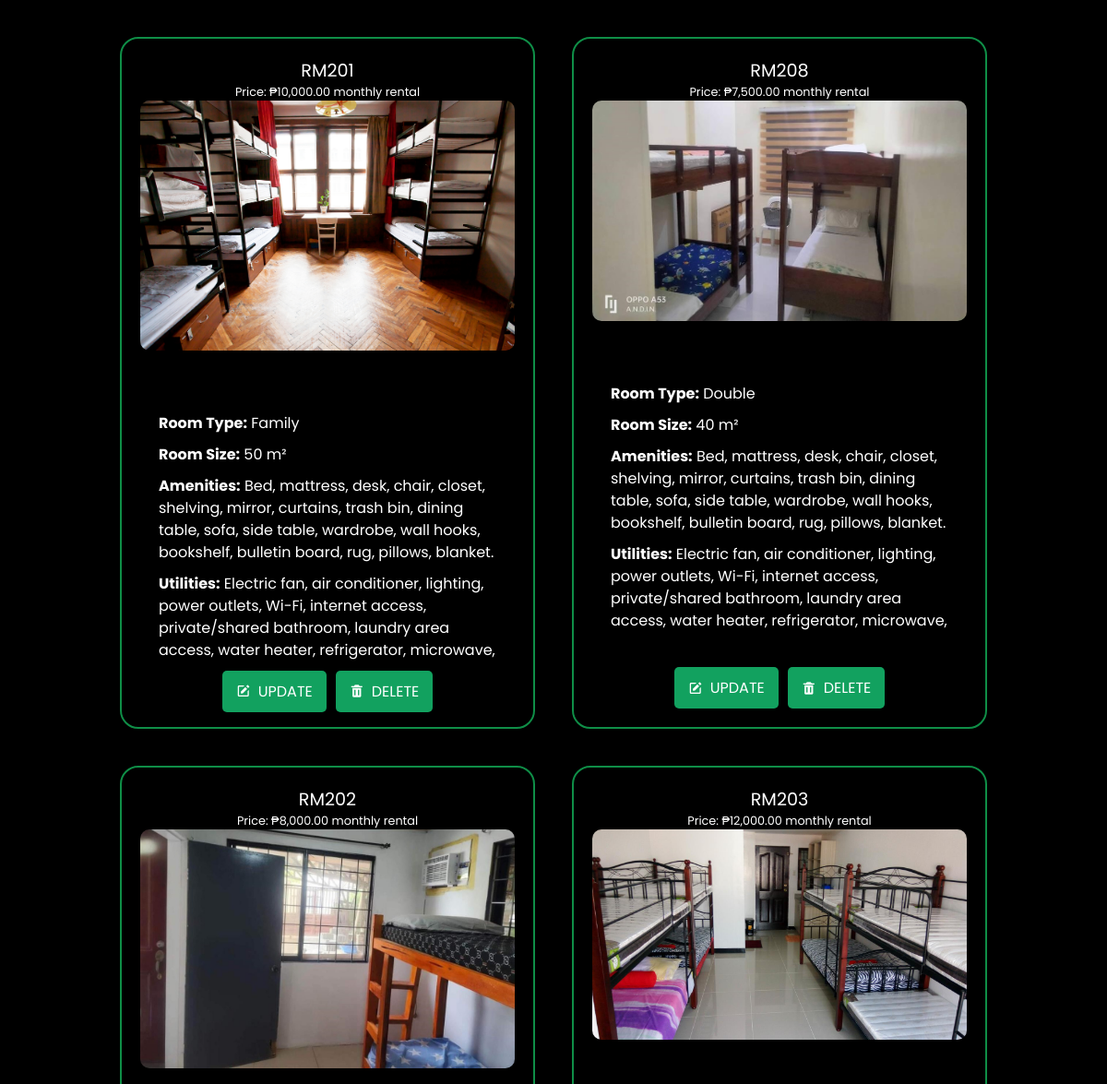
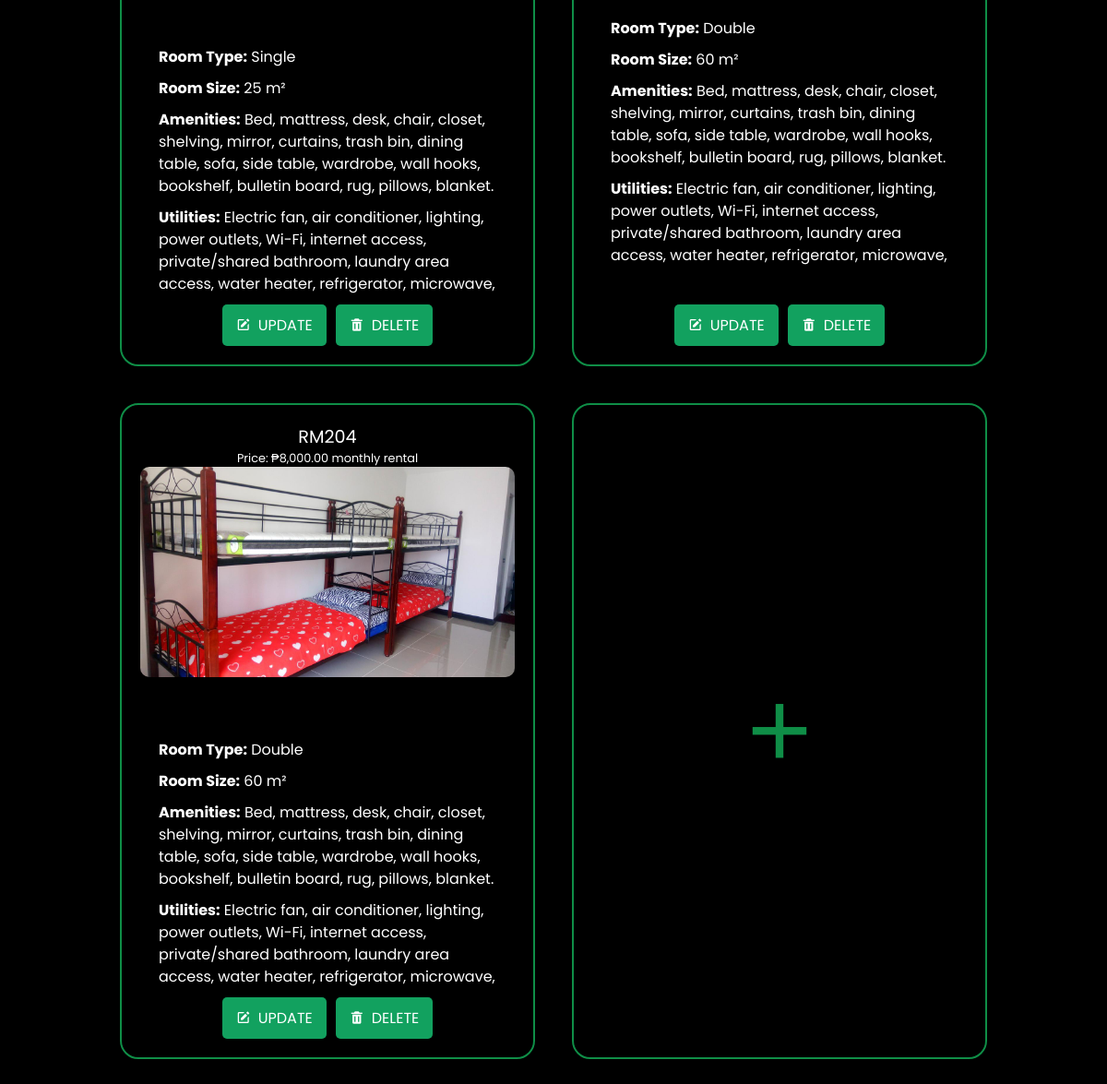
Page /ADVERTISEMENT/rooms.php (signed in) on the committed database (2 pictures, top to bottom).
### tables this page shows
CREATE TABLE `room` (
  `room_id` int(20) NOT NULL,
  `room_image` varchar(200) NOT NULL,
  `room_number` varchar(20) NOT NULL,
  `room_type` varchar(20) NOT NULL,
  `room_size` int(100) NOT NULL,
  `room_aminities` text NOT NULL,
  `room_utilities` text NOT NULL,
  `rental_rates` decimal(50,2) NOT NULL,
  `room_payfre` varchar(50) NOT NULL DEFAULT 'Monthly',
  `room_deporate` decimal(50,2) NOT NULL,
  `room_status` varchar(50) NOT NULL
);

### ADVERTISEMENT/CLASESS/RoomFetcher.php (called while the page is built)
<?php
include_once '../DATABASE/dbConnector.php';
class RoomFetcher {
    public static function fetchRooms() {
        global $conn;
        $sql = "SELECT room_number, room_image, rental_rates FROM room WHERE room_status = 'available'";
        $result = $conn->query($sql);
        $rooms = [];
        if ($result->num_rows > 0) {
            while ($row = $result->fetch_assoc()) {
                $rooms[] = $row;
            }
        }
        return $rooms;
    }
    public static function fetchRoomDetails($roomNumber) {
        global $conn;
        $sql = "SELECT room_type, room_size, room_aminities, room_utilities, room_payfre, room_deporate FROM room WHERE room_number = ?";
        $stmt = $conn->prepare($sql);
        $stmt->bind_param("s", $roomNumber);
        $stmt->execute();
        $result = $stmt->get_result();
        if ($result->num_rows > 0) {
            return $result->fetch_assoc();
        }
        return [];
    }
}
?>

### ADVERTISEMENT/rooms.php (the view, shortened to what this page needs)
<?php
include_once '../DATABASE/dbConnector.php';
$isLoggedIn = isset($_SESSION['username']);
$isAdmin = false;
if ($isLoggedIn) {
    $username = $_SESSION['username'];
    $query = "SELECT type FROM user_accounts WHERE username = ?";
    $stmt = $conn->prepare($query);
    $stmt->bind_param("s", $username);
    $stmt->execute();
    $stmt->bind_result($userType);
    if ($userType === 'admin') {
        $isAdmin = true;
    }
}
?>
<!DOCTYPE html>
<html lang="en">
<head>
    <link rel="stylesheet" href="style.css?v=1.0">
    <link href='https://unpkg.com/boxicons@2.1.4/css/boxicons.min.css' rel='stylesheet'>
</head>
<body>
    <section id="wrapper">
        <div id="room">
        <?php
        include_once 'CLASESS/RoomFetcher.php';
        $rooms = RoomFetcher::fetchRooms();
        foreach ($rooms as $room) {
            $roomDetails = RoomFetcher::fetchRoomDetails($room['room_number']);
            echo '<div class="each-room">';
            echo '<span class="room-number">' . htmlspecialchars($room['room_number']) . '</span>';
            echo '<span class="price">Price: ₱' . number_format($room['rental_rates'], 2) . ' monthly rental</span>';
            echo '<div class="room-image-wrapper">';
            echo '<img src="ADD/uploads/' . htmlspecialchars($room['room_image']) . '" alt="' . htmlspecialchars($room['room_number']) . '" class="room-image" loading="lazy">';
            echo '<div class="room-details">';
            echo '<p><strong>Room Type:</strong> ' . htmlspecialchars($roomDetails['room_type']) . '</p>';
            echo '<p><strong>Room Size:</strong> ' . htmlspecialchars($roomDetails['room_size']) . ' m²</p>';
            echo '<p><strong>Amenities:</strong> ' . htmlspecialchars($roomDetails['room_aminities']) . '</p>';
            echo '<p><strong>Utilities:</strong> ' . htmlspecialchars($roomDetails['room_utilities']) . '</p>';
            echo '</div>';
            echo '</div>';
            echo '<div class="btn">';
            if ($isAdmin) {
                echo '<a href="ADD/editRoom.php?room_number=' . urlencode($room['room_number']) . '"> <i class="bx bxs-edit"></i>UPDATE</a>';
                echo '<a href="ADD/delete-room.php?room_number=' . urlencode($room['room_number']) . '"> <i class="bx bxs-trash"></i>DELETE</a>';
            }
            echo '</div>';
            echo '</div>';
        }
        ?>
            <?php if ($isAdmin): ?>
                <div class="add">
                    <a href="ADD/addRoom.php"><i class='bx bx-plus icon-add'></i></a>
                </div>
            <?php endif; ?>
        </div>
    </section>
</body>
</html>

### ADVERTISEMENT/style.css (style rules this page uses)
html { scroll-behavior: smooth; height: 100%; margin: 0; background-color: black; }
body { height: 100%; margin: 0; font-family: "Poppins", sans-serif; font-optical-sizing: auto; overflow: hidden; color: white; }
* { margin: 0; padding: 0; box-sizing: border-box; }
#wrapper { width: 100vw; max-width: 1920px; min-width: 370px; margin: auto; height: 100vh; background-color: black; overflow: auto; }
#room { display: flex; flex-wrap: wrap; justify-content: center; padding: 20px; max-height: calc(100vh - 100px); overflow-y: auto; }
.each-room { position: relative; display: flex; flex-direction: column; align-items: center; margin: 20px; border: solid 2px #0f8e47; width: 450px; padding: 20px; border-radius: 20px; max-height: 750px; justify-content: space-between; box-sizing: border-box; overflow: hidden; }
.each-room img { width: 100%; height: auto; border-radius: 10px; margin-bottom: 20px; transition: transform 0.3s ease; }
.room-image-wrapper { width: 100%; height: 100%; }
.room-details { padding: 20px; color: white; text-align: left; box-sizing: border-box; margin-top: 10px; max-height: 300px; overflow-y: auto; word-wrap: break-word; overflow-wrap: break-word; white-space: normal; }
.room-details p { margin: 10px 0; color: white; font-size: 1rem; line-height: 1.5; }
.price { color: rgb(204, 51, 51); margin: 0; color: white; font-size: 0.8rem; }
.room-number { font-size: 1.2rem; color: white; }
.each-room span { display: block; }
.btn { padding-top: 10px; display: flex; gap: 10px; }
.btn a { padding: 10px 15px; border-radius: 5px; background-color: #12a15f; color: white; text-decoration: none; transition: background-color 0.3s; display: flex; align-items: center; justify-content: center; }
.btn i { margin-right: 8px; }
.add, .add-services, .add-aminities { display: flex; align-items: center; justify-content: center; border: solid 2px #0f8e47; padding: 20px; border-radius: 20px; box-sizing: border-box; align-self: stretch; transition: all 0.3s ease; }
.add { width: 450px; min-height: 500px; margin: 20px; }
.add i, .add-services i, .add-aminities i { font-size: 100px; color: #0f8e47; text-align: center; transition: color 0.3s ease; }
.icon-add { display: flex; align-items: center; justify-content: center; }

### rows in the picture
room: room_number "RM201", rental_rates "10,000.00", room_image (picture), room_type "Family", room_size "50", room_aminities "Bed, mattress, desk, chair, closet, shelving, mirror, curtains, trash bin, dining table, sofa, side table, wardrobe, wall hooks, bookshelf, bulletin board, rug, pillows, blanket.", room_utilities "Electric fan, air conditioner, lighting, power outlets, Wi-Fi, internet access, private/shared bathroom, laundry area access, water heater, refrigerator, microwave,…"
room: room_number "RM208", rental_rates "7,500.00", room_image (picture), room_type "Double", room_size "40", room_aminities "Bed, mattress, desk, chair, closet, shelving, mirror, curtains, trash bin, dining table, sofa, side table, wardrobe, wall hooks, bookshelf, bulletin board, rug, pillows, blanket.", room_utilities "Electric fan, air conditioner, lighting, power outlets, Wi-Fi, internet access, private/shared bathroom, laundry area access, water heater, refrigerator, microwave,…"
room: room_number "RM202", rental_rates "8,000.00", room_image (picture), room_type "Single", room_size "25", room_aminities "Bed, mattress, desk, chair, closet, shelving, mirror, curtains, trash bin, dining table, sofa, side table, wardrobe, wall hooks, bookshelf, bulletin board, rug, pillows, blanket.", room_utilities "Electric fan, air conditioner, lighting, power outlets, Wi-Fi, internet access, private/shared bathroom, laundry area access, water heater, refrigerator, microwave,…"
room: room_number "RM203", rental_rates "12,000.00", room_image (picture), room_type "Double", room_size "60", room_aminities "Bed, mattress, desk, chair, closet, shelving, mirror, curtains, trash bin, dining table, sofa, side table, wardrobe, wall hooks, bookshelf, bulletin board, rug, pillows, blanket.", room_utilities "Electric fan, air conditioner, lighting, power outlets, Wi-Fi, internet access, private/shared bathroom, laundry area access, water heater, refrigerator, microwave,…"
room: room_number "RM204", rental_rates "8,000.00", room_image (picture), room_type "Double", room_size "60", room_aminities "Bed, mattress, desk, chair, closet, shelving, mirror, curtains, trash bin, dining table, sofa, side table, wardrobe, wall hooks, bookshelf, bulletin board, rug, pillows, blanket.", room_utilities "Electric fan, air conditioner, lighting, power outlets, Wi-Fi, internet access, private/shared bathroom, laundry area access, water heater, refrigerator, microwave,…"
